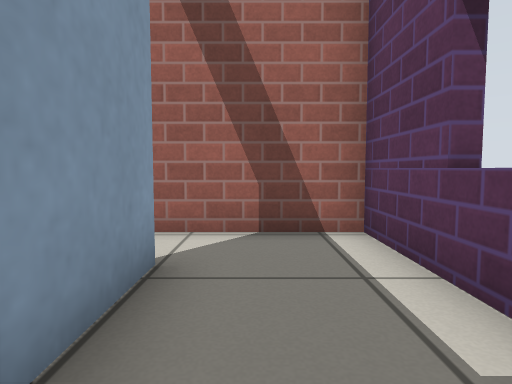
View 1 (above)

17 first-person views from a walk through a world built for the Gazebo simulator. The camera is 0.5 m above the floor, tilts 4° down and sees 75° across. The floor is counted in squares, 0.5 m on a side. Each view is taken from the middle of a square. On the plan, view 1 faces up. The plan holds only what a view shows up to about 12 squares ahead; the rest is blank. Simple patterns stand in for the simulator's built-in surfaces.

View 2
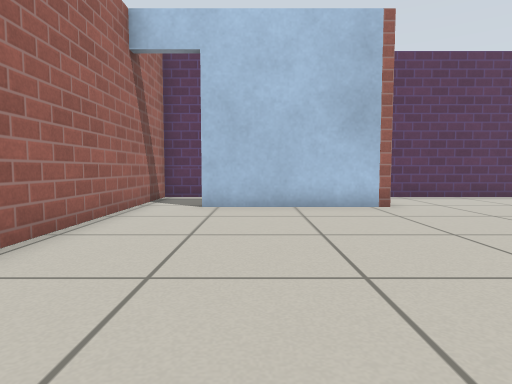

View 3
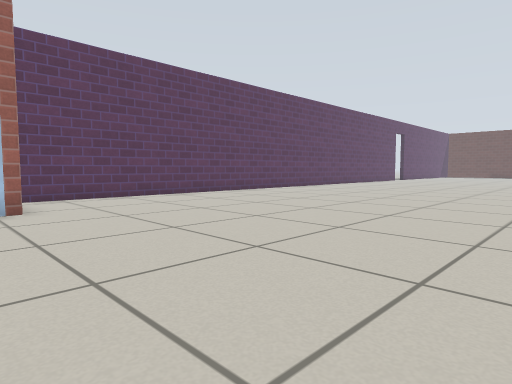

View 4
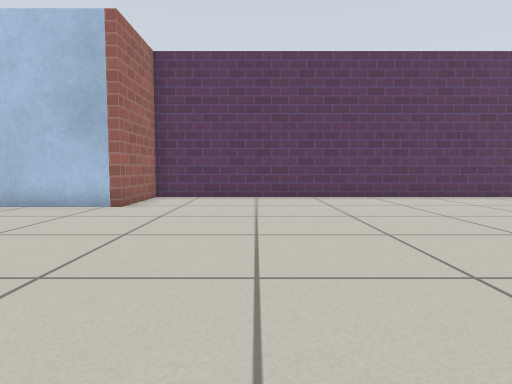

View 5
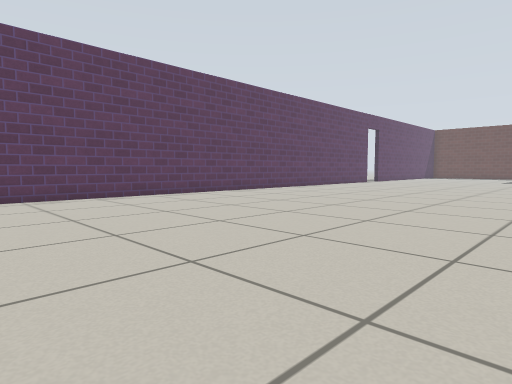

View 6
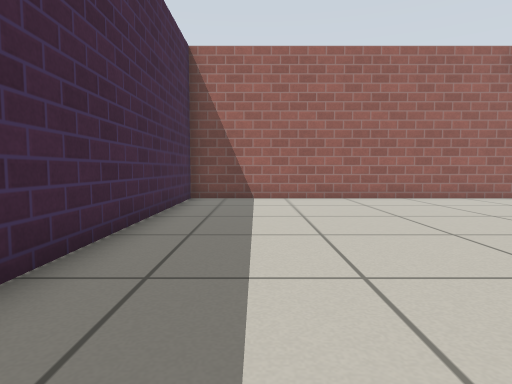

View 7
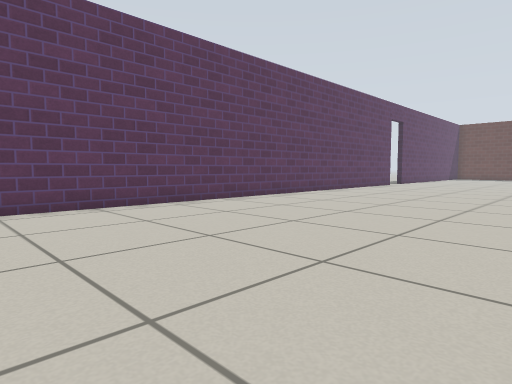

View 8
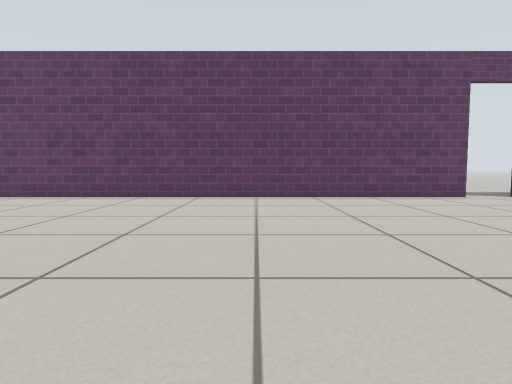

View 9
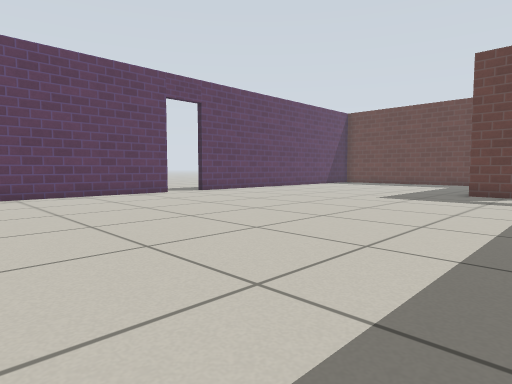

View 10
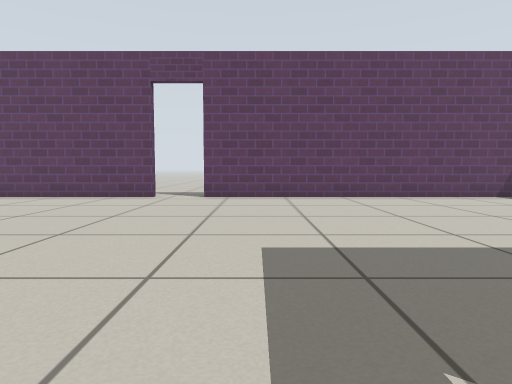

View 11
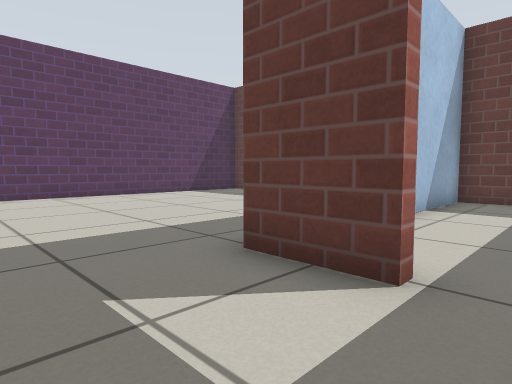

View 12
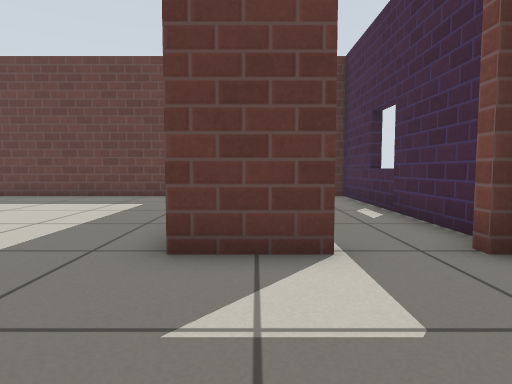

View 13
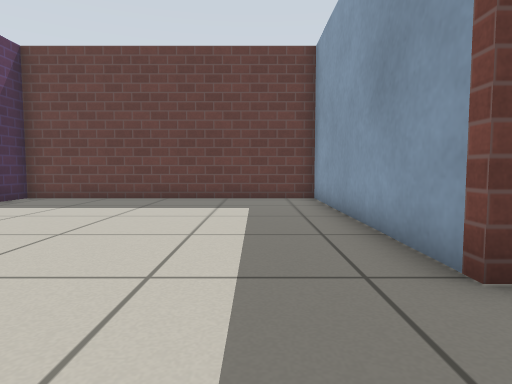

View 14
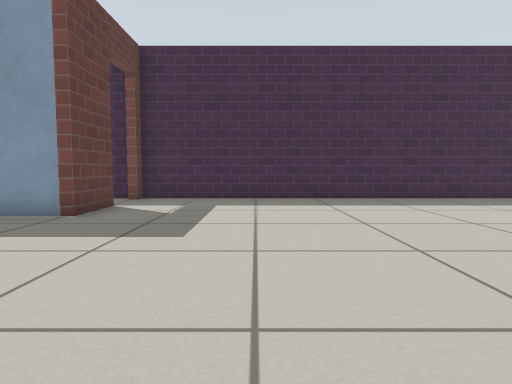

View 15
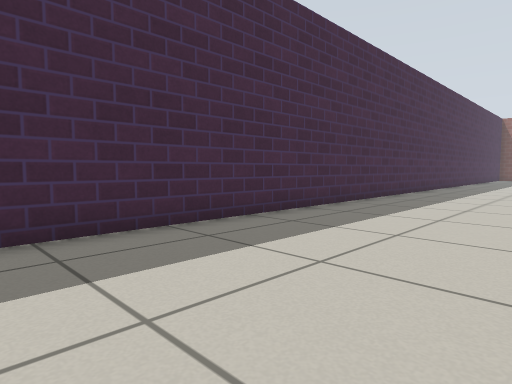

View 16
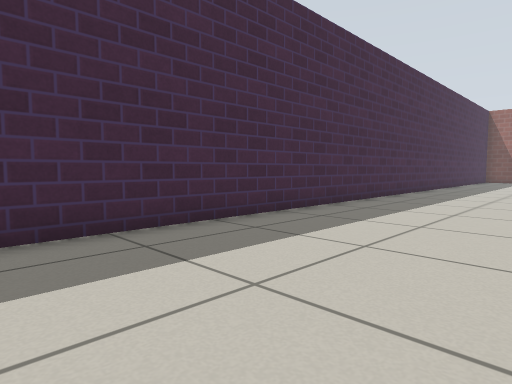

View 17
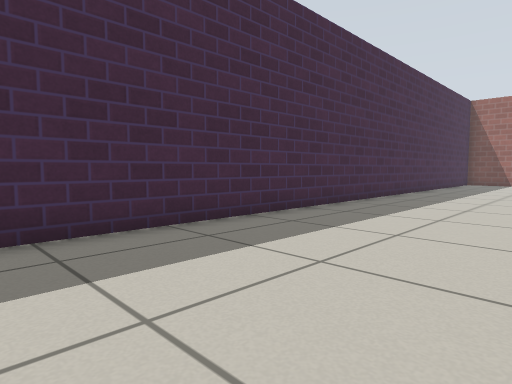

### Floor plan
Ten units are one square. View 1 is at (0, 0); x grows to the right and y downward. Boxes are objects, and circles mark ways between rooms. Rooms are numbered by the first view taken in them; rooms with no view inside come last. Other rooms are left out.
<svg viewBox="-127 -57 152 494">
<path fill="none" stroke="#000" d="M17 -21 17 -52 -10 -52M-10 -35 -10 -12M17 285 17 15 -13 15 -13 -35M-122 59 -122 348M-100 348 -80 348 -80 432 17 432 17 301M-10 -52 -122 -52 -122 32M-96 432 -83 432 -83 397M-122 352 -122 432"/>
<circle cx="-10" cy="-45" r="3" fill="#2a7"/>
<circle cx="-105" cy="350" r="3" fill="#2a7"/>
<text x="0" y="-20">1</text>
<text x="-50" y="190">2</text>
<text x="-100" y="390">3</text>
</svg>
Room 1 opens to room 2. Room 2 opens to room 3.

Where each view was taken, in squares from view 1:
view 1: 0 up, 0 right, facing up
view 2: 2 up, 10 left, facing right
view 3: 0 up, 10 left, facing down-right
view 4: 5 down, 10 left, facing right
view 5: 5 down, 10 left, facing down-right
view 6: 6 down, 10 left, facing up
view 7: 8 down, 7 left, facing down-right
view 8: 21 down, 10 left, facing right
view 9: 21 down, 11 left, facing down-right
view 10: 32 down, 10 left, facing right
view 11: 32 down, 11 left, facing down-right
view 12: 31 down, 9 left, facing down
view 13: 32 down, 6 left, facing down
view 14: 31 down, 1 left, facing left
view 15: 28 down, 7 left, facing up-left
view 16: 23 down, 7 left, facing up-left
view 17: 18 down, 7 left, facing up-left
